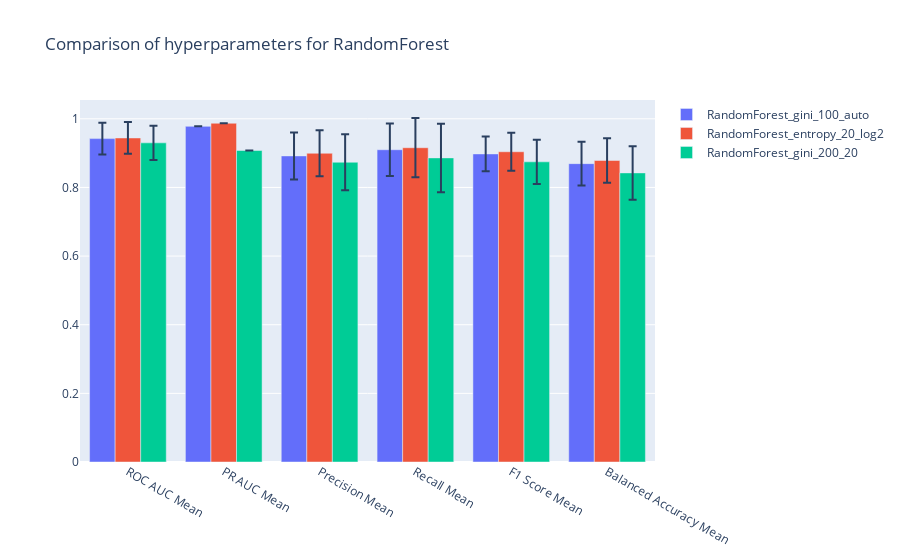

Notebook code for this chart:
### Code cell
df_t = df.T
mean_columns = [_ for _ in df_t.index if "Mean" in _]
mean_values = df_t[df_t.index.isin(mean_columns)]
std_columns = [_ for _ in df_t.index if "Std" in _]
std_values = df_t[df_t.index.isin(std_columns)]

res = []
for col in df_t.columns:
    res.append(
        go.Bar(
            x=mean_columns,
            y=mean_values[col].values.tolist(),
            name=col,
            hoverinfo='name+y',
            error_y=dict(type='data', array=std_values[col].values.tolist()),
        )
    )

layout = go.Layout(barmode='group', title="Comparison of hyperparameters for RandomForest")
fig = go.Figure(data=res, layout=layout)
fig.show()

### Figure 1 — Plotly figure (JSON) as saved in the notebook; plotly's stock layout.template omitted (floating-point values rounded to 4 significant figures)
{"data": [{"error_y": {"array": [0.0461, 0, 0.06853, 0.07621, 0.05041, 0.06352], "type": "data"}, "hoverinfo": "name+y", "name": "RandomForest_gini_100_auto", "type": "bar", "x": ["ROC AUC Mean", "PR AUC Mean", "Precision Mean", "Recall Mean", "F1 Score Mean", "Balanced Accuracy Mean"], "y": [0.9423, 0.978, 0.8918, 0.9099, 0.8977, 0.8694]}, {"error_y": {"array": [0.04635, 0, 0.06675, 0.08633, 0.05511, 0.06475], "type": "data"}, "hoverinfo": "name+y", "name": "RandomForest_entropy_20_log2", "type": "bar", "x": ["ROC AUC Mean", "PR AUC Mean", "Precision Mean", "Recall Mean", "F1 Score Mean", "Balanced Accuracy Mean"], "y": [0.9442, 0.987, 0.8995, 0.9157, 0.904, 0.8785]}, {"error_y": {"array": [0.04985, 0, 0.08132, 0.09983, 0.06457, 0.07789], "type": "data"}, "hoverinfo": "name+y", "name": "RandomForest_gini_200_20", "type": "bar", "x": ["ROC AUC Mean", "PR AUC Mean", "Precision Mean", "Recall Mean", "F1 Score Mean", "Balanced Accuracy Mean"], "y": [0.9299, 0.9076, 0.8734, 0.8861, 0.8746, 0.8424]}], "layout": {"barmode": "group", "title": {"text": "Comparison of hyperparameters for RandomForest"}}}
